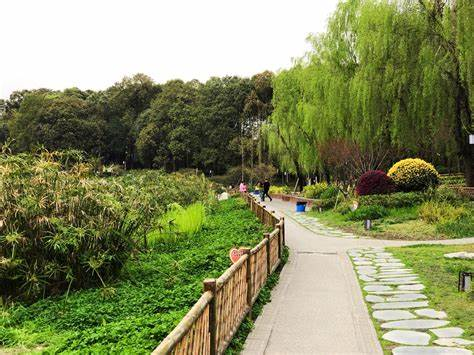
#> input picture 图像平滑/park.jpg, 474 x 355 px
$ python '灰度直方图.py'
#> lines starting #> are read from the running program, lines starting #| are printed output that depends on the picture
import numpy as np
import cv2 as cv
from matplotlib import pyplot as plt
# 1 直接以灰度图的方式读入
img = cv.imread('park.jpg',0)
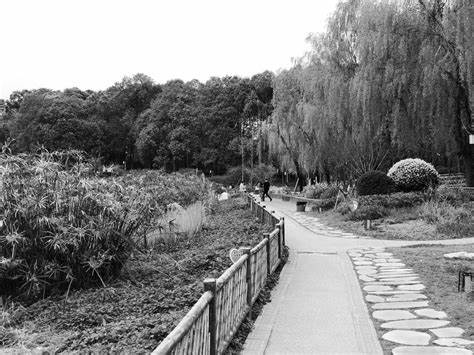
#> img: shape (355, 474); min 0, max 255, mean 132.6
# 2 统计灰度图
histr = cv.calcHist([img],[0],None,[256],[0,256])
#> histr = 256 values, max 23531 at index 254, min 71 at index 1, mean 657.3
# 3 绘制灰度图
plt.figure(figsize=(10,6),dpi=100)
plt.plot(histr)
plt.grid()
plt.show()
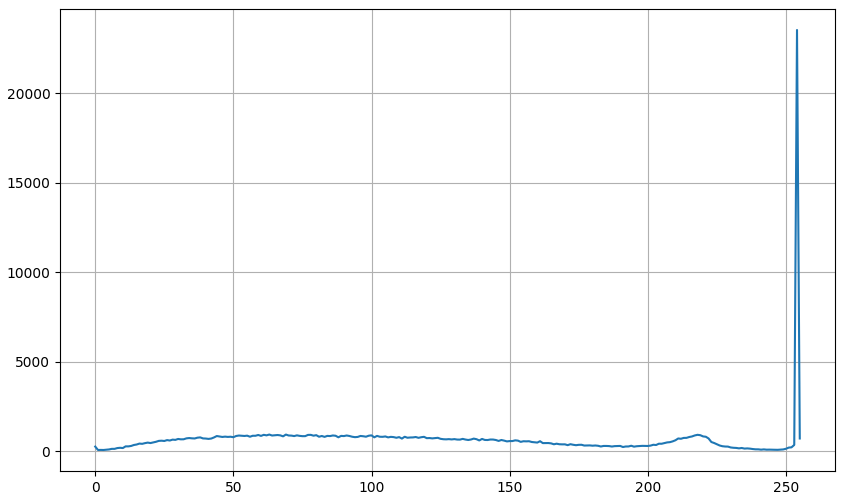
#> figure drawn by matplotlib, 1 panel; curve peaks at x = 254, y = 23531
